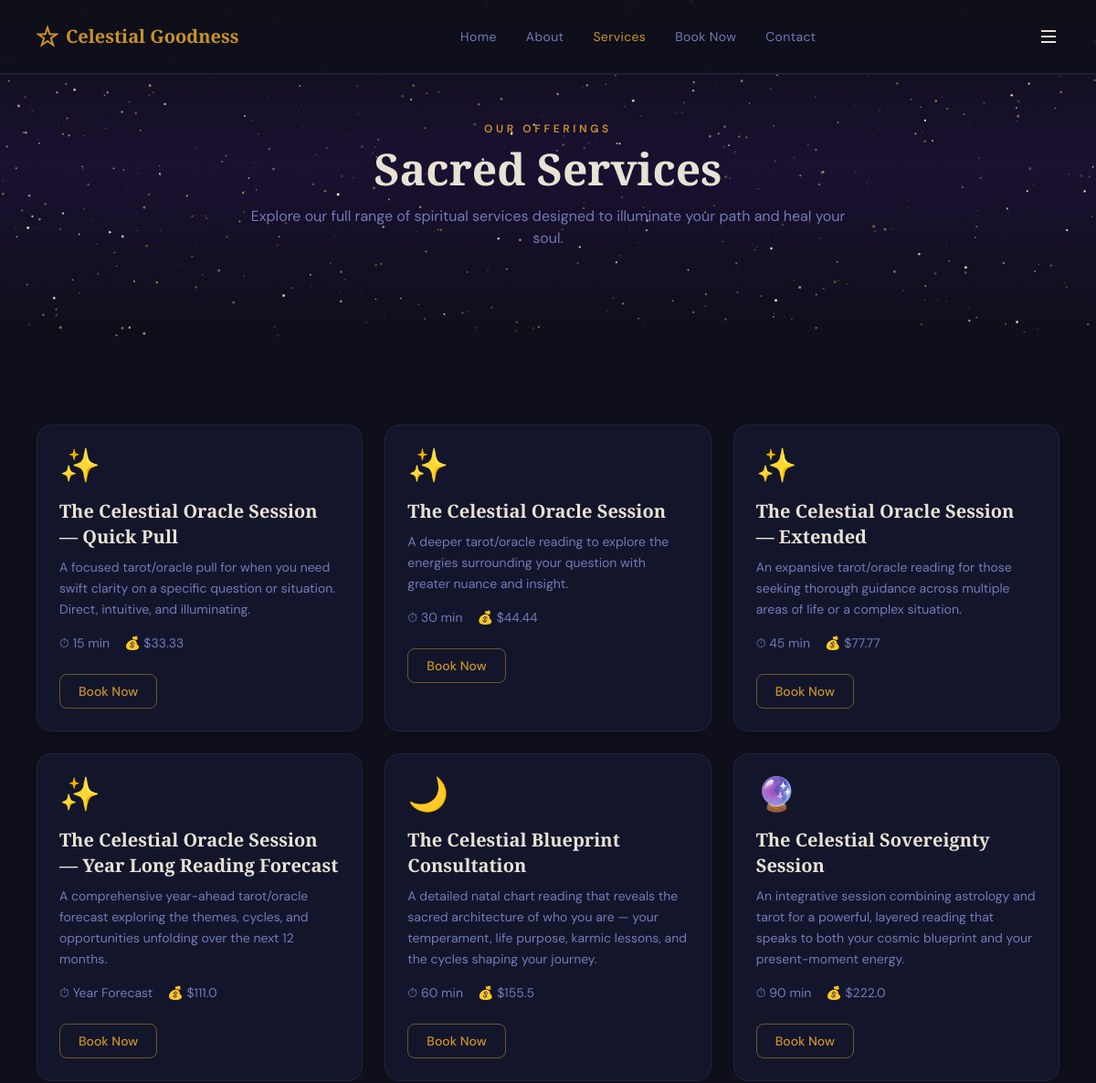
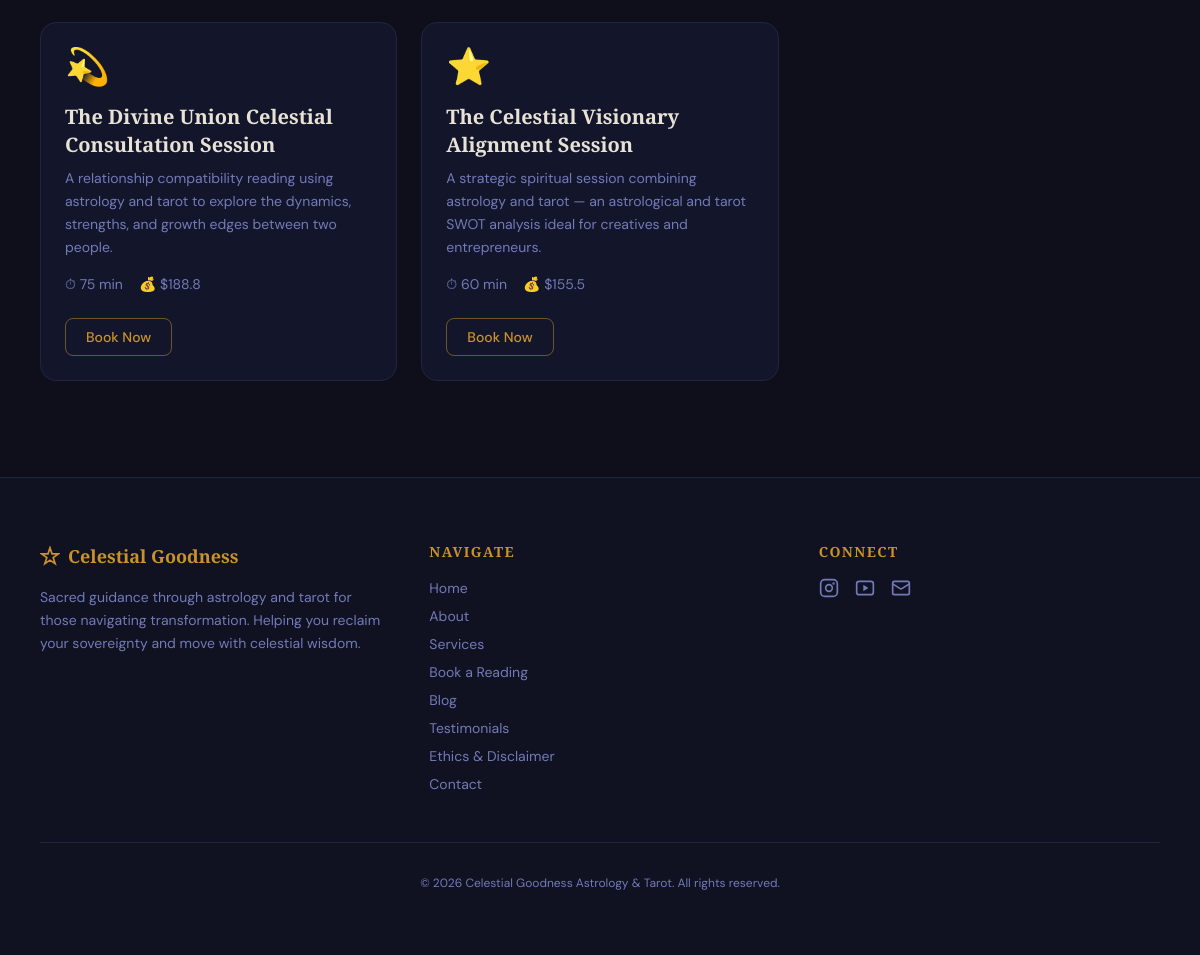
/services, run on the app's committed database (2 pictures, top to bottom).
### app.py (models this page shows)
class Service(db.Model):
    __tablename__ = "services"
    id                  = db.Column(db.String(10),  primary_key=True)
    title               = db.Column(db.String(200), nullable=False)
    description         = db.Column(db.Text,        nullable=False)
    duration            = db.Column(db.String(50),  nullable=False)
    price               = db.Column(db.Float,       nullable=False)
    icon                = db.Column(db.String(10),  nullable=False)
    category            = db.Column(db.String(50),  nullable=False)
    requires_birth_info = db.Column(db.Boolean,     default=False)
    bookings = db.relationship("Booking", backref="service_rel", lazy=True)
    def to_dict(self):
        return {
            "id":                  self.id,
            "title":               self.title,
            "description":         self.description,
            "duration":            self.duration,
            "price":               self.price,
            "icon":                self.icon,
            "category":            self.category,
            "requires_birth_info": self.requires_birth_info,
        }

### app.py (the view)
@app.route("/services")
def services():
    return render_template("services.html", services=[s.to_dict() for s in Service.query.all()])

### templates/services.html (shortened to what this page needs)
{% extends "base.html" %}
{% block body %}
<section class="bg-gradient-hero star-field pb-24 pt-32">
  <div class="max-w-6xl mx-auto px-4 text-center">
    <span class="mb-3 inline-block font-body text-xs font-semibold uppercase tracking-[.3em] text-[#c9922a]">Our Offerings</span>
    <h1 class="font-display text-5xl font-bold text-[#e8e2d5]">Sacred Services</h1>
    <p class="mt-4 font-body text-base text-[#727ab8] max-w-2xl mx-auto">Explore our full range of spiritual services designed to illuminate your path and heal your soul.</p>
  </div>
</section>
<section class="py-24">
  <div class="max-w-6xl mx-auto px-4">
    <div class="grid gap-6 md:grid-cols-2 lg:grid-cols-3">
      {% for s in services %}
      <div class="group relative overflow-hidden rounded-2xl border border-[#202440] bg-[#13162b] p-6 transition-all duration-300 hover:border-[#c9922a]/30 hover:shadow-gold">
        <div class="mb-4 text-4xl">{{ s.icon }}</div>
        <h3 class="mb-2 font-display text-xl font-semibold text-[#e8e2d5]">{{ s.title }}</h3>
        <p class="mb-4 font-body text-sm leading-relaxed text-[#727ab8]">{{ s.description }}</p>
        <div class="mb-6 flex items-center gap-4 text-sm text-[#727ab8]">
          <span>⏱ {{ s.duration }}</span>
          <span>💰 ${{ s.price }}</span>
        </div>
        <a href="/booking?service={{ s.id }}" class="inline-block rounded-lg border border-[#c9922a]/50 px-5 py-2 font-body text-sm font-medium text-[#c9922a] transition-all hover:bg-[#c9922a] hover:text-[#0e0f1a]">Book Now</a>
      </div>
      {% endfor %}
    </div>
  </div>
</section>
{% endblock %}

### templates/base.html (shortened to what this page needs)
<!DOCTYPE html>
<html lang="en">
<head>
  <script type="application/ld+json">
  {
    "@context": "https://schema.org",
    "@type": "LocalBusiness",
    "name": "Celestial Goodness Astrology & Tarot",
    "description": "Personalized astrology readings, tarot consultations, and oracle card sessions with Heather Wiggins — guiding women toward self-discovery, empowerment, and alignment with the cosmos.",
    "url": "https://www.celestialgoodnessastrology.com",
    "telephone": "(608)215-8837",
    "email": "Celestialgoodness1111@gmail.com",
    "founder": {
      "@type": "Person",
      "name": "Heather Wiggins",
      "jobTitle": "Astrologer & Tarot Reader"
    },
    "serviceType": ["Astrology Readings", "Tarot Readings", "Oracle Card Readings", "Birth Chart Consultations"],
    "sameAs": [
      "https://www.youtube.com/@Celestialgoodness1111"
    ]
  }
  </script>
  <script src="https://cdn.tailwindcss.com"></script>
  <link rel="stylesheet" href="{{ url_for('static', filename='css/style.css') }}" />
</head>
<body class="min-h-screen">
{% block nav %}
<nav id="navbar">
  <div class="max-w-6xl mx-auto px-4 flex h-16 md:h-20 items-center justify-between">
    <a href="/" class="flex items-center gap-2">
      <svg class="w-6 h-6" style="color:var(--primary)" fill="none" stroke="currentColor" stroke-width="2" viewBox="0 0 24 24">
        <path d="M12 2l2.4 7.4H22l-6.2 4.5 2.4 7.4L12 17l-6.2 4.3 2.4-7.4L2 9.4h7.6z"/>
      </svg>
      <span class="font-display text-xl font-bold" style="color:var(--primary)">Celestial Goodness</span>
    </a>
    <div class="hidden md:flex items-center gap-8">
      {% set cur = request.path %}
      {% for label, path in [('Home','/'),('About','/about'),('Services','/services'),('Book Now','/booking'),('Contact','/contact')] %}
        <a href="{{ path }}" class="font-body text-sm tracking-wide transition-colors hover:text-[#c9922a]"
           style="color:{{ 'var(--primary)' if cur == path else 'var(--muted)' }}">{{ label }}</a>
      {% endfor %}
    </div>
    <button id="menuBtn" aria-label="Toggle menu" style="color:var(--fg); background:none; border:none; cursor:pointer;">
      <svg id="iconMenu" class="w-6 h-6" fill="none" stroke="currentColor" stroke-width="2" viewBox="0 0 24 24"><path d="M4 6h16M4 12h16M4 18h16"/></svg>
    </button>
  </div>
  <div id="mobileMenu" aria-hidden="true" style="background:var(--bg); border-bottom:1px solid var(--border);">
    <div class="max-w-6xl mx-auto px-4 py-6 flex flex-col gap-4">
    </div>
  </div>
</nav>
{% endblock %}
{% block body %}{% endblock %}
{% block footer %}
<footer style="border-top:1px solid var(--border); background:rgba(19,22,43,0.5);">
  <div class="max-w-6xl mx-auto px-4 py-16">
    <div class="grid gap-12 md:grid-cols-3">
      <div>
        <div class="mb-4 flex items-center gap-2">
          <svg class="w-5 h-5" style="color:var(--primary)" fill="none" stroke="currentColor" stroke-width="2" viewBox="0 0 24 24">
            <path d="M12 2l2.4 7.4H22l-6.2 4.5 2.4 7.4L12 17l-6.2 4.3 2.4-7.4L2 9.4h7.6z"/>
          </svg>
          <span class="font-display text-lg font-bold" style="color:var(--primary)">Celestial Goodness</span>
        </div>
        <p class="font-body text-sm leading-relaxed" style="color:var(--muted)">Sacred guidance through astrology and tarot for those navigating transformation. Helping you reclaim your sovereignty and move with celestial wisdom.</p>
      </div>
      <div>
        <h4 class="mb-4 font-display text-sm font-semibold uppercase tracking-widest" style="color:var(--primary)">Navigate</h4>
        <div class="flex flex-col gap-2">
          {% for label, path in [('Home','/'),('About','/about'),('Services','/services'),('Book a Reading','/booking'),('Blog','/blog'),('Testimonials','/testimonials'),('Ethics & Disclaimer','/ethics'),('Contact','/contact')] %}
            <a href="{{ path }}" class="font-body text-sm transition-colors hover:text-[#c9922a]" style="color:var(--muted)">{{ label }}</a>
          {% endfor %}
        </div>
      </div>
      <div>
        <h4 class="mb-4 font-display text-sm font-semibold uppercase tracking-widest" style="color:var(--primary)">Connect</h4>
        <div class="flex gap-4">
          <a href="#" class="transition-colors hover:text-[#c9922a]" style="color:var(--muted)" aria-label="Instagram">
            <svg class="w-5 h-5" fill="none" stroke="currentColor" stroke-width="2" viewBox="0 0 24 24"><rect x="2" y="2" width="20" height="20" rx="5"/><circle cx="12" cy="12" r="4"/><circle cx="17.5" cy="6.5" r=".5" fill="currentColor"/></svg>
          </a>
          <a href="https://www.youtube.com/@Celestialgoodness1111" target="_blank" rel="noopener noreferrer" class="transition-colors hover:text-[#c9922a]" style="color:var(--muted)" aria-label="YouTube — Celestial Goodness">
            <svg class="w-5 h-5" fill="none" stroke="currentColor" stroke-width="2" viewBox="0 0 24 24"><rect x="2" y="4" width="20" height="16" rx="3"/><polygon points="10,8 16,12 10,16" fill="currentColor" stroke="none"/></svg>
          </a>
          <a href="/cdn-cgi/l/email-protection#90f8f5fcfcffd0f3f5fcf5e3e4f9f1fcf7fffff4fef5e3e3f1e3e4e2fffcfff7e9bef3fffd" class="transition-colors hover:text-[#c9922a]" style="color:var(--muted)" aria-label="Email">
            <svg class="w-5 h-5" fill="none" stroke="currentColor" stroke-width="2" viewBox="0 0 24 24"><rect x="2" y="4" width="20" height="16" rx="2"/><path d="m22 7-8.97 5.7a1.94 1.94 0 0 1-2.06 0L2 7"/></svg>
          </a>
        </div>
      </div>
    </div>
    <div class="mt-12 pt-8 text-center" style="border-top:1px solid var(--border)">
      <p class="font-body text-xs" style="color:var(--muted)">© <span id="yr"></span> Celestial Goodness Astrology &amp; Tarot. All rights reserved.</p>
    </div>
  </div>
</footer>
{% endblock %}
</body>
</html>

### static/css/style.css (style rules this page uses)
:root { --bg: #0e0f1a; --bg-card: #13162b; --border: #202440; --fg: #e8e2d5; --muted: #727ab8; --primary: #c9922a; --primary-light: #d4ac55; --primary-dark: #a06b10; --celestial: #6e4d99; --celestial-light: #9b7abf; --success: #2fb37f; --destructive: #e74c3c; --gradient-gold: linear-gradient(135deg, #c9922a, #c06420, #d4ac55); --gradient-hero: linear-gradient(180deg, #0e0f1a 0%, #1a1030 50%, #0e0f1a 100%); --gradient-celestial:linear-gradient(135deg, #2a1a40, #0e0f1a, #0d1e2a); --shadow-gold: 0 4px 30px rgba(201, 146, 42, 0.20); --shadow-card: 0 8px 40px rgba(0, 0, 0, 0.35); --shadow-glow: 0 0 20px rgba(201, 146, 42, 0.30), 0 0 60px rgba(201, 146, 42, 0.10); --font-display: 'Playfair Display', Georgia, serif; --font-body: 'DM Sans', system-ui, sans-serif; --radius: 0.75rem; }
*, *::before, *::after { box-sizing: border-box; }
body { background-color: var(--bg); color: var(--fg); font-family: var(--font-body); min-height: 100vh; margin: 0; }
h1, h2, h3, h4, h5, h6 { font-family: var(--font-display); }
.font-display { font-family: var(--font-display); }
.font-body { font-family: var(--font-body); }
.bg-gradient-hero { background: var(--gradient-hero); }
.star-field { position: relative; }
.star-field > *:not(.star-canvas) { position: relative; z-index: 1; }
#navbar { position: fixed; top: 0; left: 0; right: 0; z-index: 50; border-bottom: 1px solid rgba(32, 36, 64, 0.6); background: rgba(14, 15, 26, 0.80); backdrop-filter: blur(20px); -webkit-backdrop-filter: blur(20px); }
#mobileMenu { overflow: hidden; max-height: 0; transition: max-height 0.3s ease; }

### data on the page
Service: icon "✨", title "The Celestial Oracle Session — Quick Pull", description "A focused tarot/oracle pull for when you need swift clarity on a specific question or situation. Direct, intuitive, and illuminating.", duration "15 min", price "33.33"
Service: icon "✨", title "The Celestial Oracle Session", description "A deeper tarot/oracle reading to explore the energies surrounding your question with greater nuance and insight.", duration "30 min", price "44.44"
Service: icon "✨", title "The Celestial Oracle Session — Extended", description "An expansive tarot/oracle reading for those seeking thorough guidance across multiple areas of life or a complex situation.", duration "45 min", price "77.77"
Service: icon "✨", title "The Celestial Oracle Session — Year Long Reading Forecast", description "A comprehensive year-ahead tarot/oracle forecast exploring the themes, cycles, and opportunities unfolding over the next 12 months.", duration "Year Forecast", price "111.0"
Service: icon "🌙", title "The Celestial Blueprint Consultation", description "A detailed natal chart reading that reveals the sacred architecture of who you are — your temperament, life purpose, karmic lessons, and the cycles shaping your journey.", duration "60 min", price "155.5"
Service: icon "🔮", title "The Celestial Sovereignty Session", description "An integrative session combining astrology and tarot for a powerful, layered reading that speaks to both your cosmic blueprint and your present-moment energy.", duration "90 min", price "222.0"
Service: icon "💫", title "The Divine Union Celestial Consultation Session", description "A relationship compatibility reading using astrology and tarot to explore the dynamics, strengths, and growth edges between two people.", duration "75 min", price "188.8"
Service: icon "⭐", title "The Celestial Visionary Alignment Session", description "A strategic spiritual session combining astrology and tarot — an astrological and tarot SWOT analysis ideal for creatives and entrepreneurs.", duration "60 min", price "155.5"

### other printed values
{{ label }} "Home" "About" "Services" "Book Now" "Contact"
{{ label }} "Home" "About" "Services" "Book a Reading" "Blog" "Testimonials" "Ethics & Disclaimer" "Contact"
